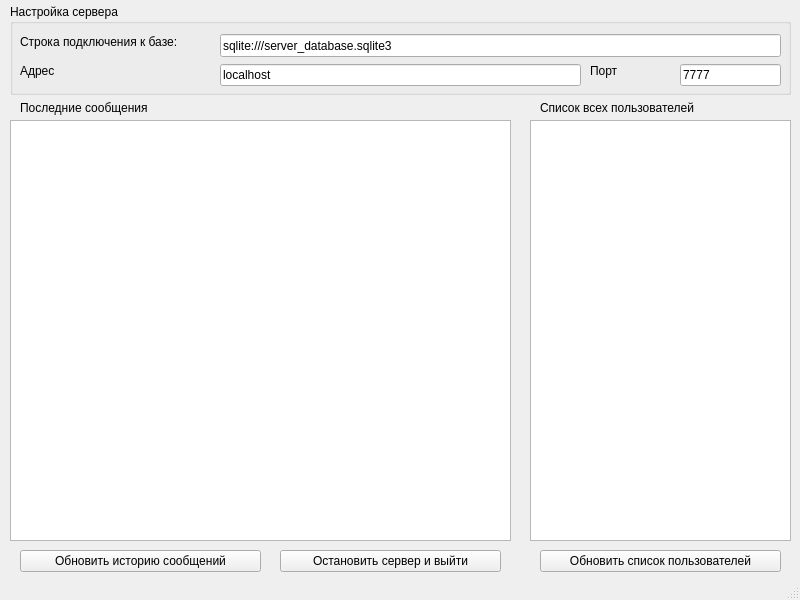
<?xml version="1.0" encoding="UTF-8"?>
<ui version="4.0">
 <class>MainWindow</class>
 <widget class="QMainWindow" name="MainWindow">
  <property name="geometry">
   <rect>
    <x>0</x>
    <y>0</y>
    <width>800</width>
    <height>600</height>
   </rect>
  </property>
  <property name="minimumSize">
   <size>
    <width>800</width>
    <height>600</height>
   </size>
  </property>
  <property name="maximumSize">
   <size>
    <width>800</width>
    <height>600</height>
   </size>
  </property>
  <property name="windowTitle">
   <string>Chat server config</string>
  </property>
  <widget class="QWidget" name="centralwidget">
   <widget class="QGroupBox" name="groupBox">
    <property name="geometry">
     <rect>
      <x>10</x>
      <y>4</y>
      <width>781</width>
      <height>91</height>
     </rect>
    </property>
    <property name="title">
     <string>Настройка сервера</string>
    </property>
    <widget class="QLineEdit" name="edtConnectionString">
     <property name="geometry">
      <rect>
       <x>210</x>
       <y>30</y>
       <width>561</width>
       <height>23</height>
      </rect>
     </property>
     <property name="text">
      <string>sqlite:///server_database.sqlite3</string>
     </property>
    </widget>
    <widget class="QLabel" name="label">
     <property name="geometry">
      <rect>
       <x>10</x>
       <y>30</y>
       <width>191</width>
       <height>16</height>
      </rect>
     </property>
     <property name="text">
      <string>Строка подключения к базе:</string>
     </property>
    </widget>
    <widget class="QLabel" name="label_2">
     <property name="geometry">
      <rect>
       <x>10</x>
       <y>60</y>
       <width>57</width>
       <height>14</height>
      </rect>
     </property>
     <property name="text">
      <string>Адрес</string>
     </property>
    </widget>
    <widget class="QLabel" name="label_3">
     <property name="geometry">
      <rect>
       <x>580</x>
       <y>60</y>
       <width>57</width>
       <height>14</height>
      </rect>
     </property>
     <property name="text">
      <string>Порт</string>
     </property>
    </widget>
    <widget class="QLineEdit" name="edtAddress">
     <property name="geometry">
      <rect>
       <x>210</x>
       <y>60</y>
       <width>361</width>
       <height>22</height>
      </rect>
     </property>
     <property name="text">
      <string>localhost</string>
     </property>
    </widget>
    <widget class="QLineEdit" name="edtPort">
     <property name="geometry">
      <rect>
       <x>670</x>
       <y>60</y>
       <width>101</width>
       <height>22</height>
      </rect>
     </property>
     <property name="text">
      <string>7777</string>
     </property>
    </widget>
   </widget>
   <widget class="QPushButton" name="btnExit">
    <property name="geometry">
     <rect>
      <x>280</x>
      <y>550</y>
      <width>221</width>
      <height>22</height>
     </rect>
    </property>
    <property name="text">
     <string>Остановить сервер и выйти</string>
    </property>
   </widget>
   <widget class="QTableView" name="tblUsers">
    <property name="geometry">
     <rect>
      <x>530</x>
      <y>120</y>
      <width>261</width>
      <height>421</height>
     </rect>
    </property>
   </widget>
   <widget class="QLabel" name="label_4">
    <property name="geometry">
     <rect>
      <x>540</x>
      <y>100</y>
      <width>231</width>
      <height>16</height>
     </rect>
    </property>
    <property name="text">
     <string>Список всех пользователей</string>
    </property>
   </widget>
   <widget class="QListView" name="lstMessages">
    <property name="geometry">
     <rect>
      <x>10</x>
      <y>120</y>
      <width>501</width>
      <height>421</height>
     </rect>
    </property>
   </widget>
   <widget class="QLabel" name="label_5">
    <property name="geometry">
     <rect>
      <x>20</x>
      <y>100</y>
      <width>231</width>
      <height>16</height>
     </rect>
    </property>
    <property name="text">
     <string>Последние сообщения</string>
    </property>
   </widget>
   <widget class="QPushButton" name="btnContacts">
    <property name="geometry">
     <rect>
      <x>540</x>
      <y>550</y>
      <width>241</width>
      <height>22</height>
     </rect>
    </property>
    <property name="text">
     <string>Обновить список пользователей</string>
    </property>
   </widget>
   <widget class="QPushButton" name="btnMessages">
    <property name="geometry">
     <rect>
      <x>20</x>
      <y>550</y>
      <width>241</width>
      <height>22</height>
     </rect>
    </property>
    <property name="text">
     <string>Обновить историю сообщений</string>
    </property>
   </widget>
  </widget>
  <widget class="QStatusBar" name="statusbar"/>
  <action name="menuExit">
   <property name="text">
    <string>Выход</string>
   </property>
  </action>
 </widget>
 <resources/>
 <connections/>
</ui>
